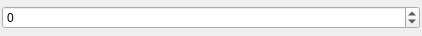
<ui version="4.0" >
 <class>EditIntegerWidget</class>
 <widget class="QWidget" name="EditIntegerWidget" >
  <property name="geometry" >
   <rect>
    <x>0</x>
    <y>0</y>
    <width>422</width>
    <height>36</height>
   </rect>
  </property>
  <property name="windowTitle" >
   <string>Form</string>
  </property>
  <layout class="QVBoxLayout" >
   <property name="leftMargin" >
    <number>2</number>
   </property>
   <property name="topMargin" >
    <number>2</number>
   </property>
   <property name="rightMargin" >
    <number>2</number>
   </property>
   <property name="bottomMargin" >
    <number>2</number>
   </property>
   <item>
    <widget class="QSpinBox" name="spinbox_integer" >
     <property name="minimum" >
      <number>-1000000000</number>
     </property>
     <property name="maximum" >
      <number>1000000000</number>
     </property>
     <property name="value" >
      <number>0</number>
     </property>
    </widget>
   </item>
  </layout>
 </widget>
 <resources/>
 <connections/>
</ui>
